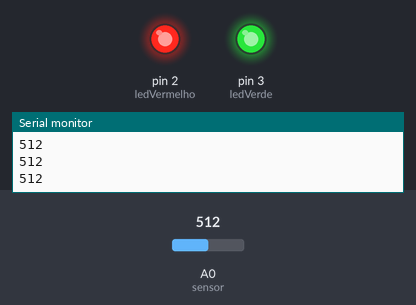
Simulated run of this sketch. Board: Arduino Uno, built with avr-gcc and run on an emulated ATmega328P. Parts: output pins drawn as LEDs (lit = HIGH), the last lines printed to the serial monitor. The inputs (shaded band) are chosen by the test bench; at power-on: A0 (sensor) = 512.

Above: at 1.3 s.
1.4 s: A0 (sensor) set to 413
3.2 s: A0 (sensor) set to 386
At 4.5 s:
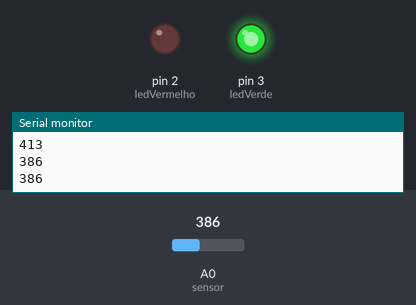
5.5 s: A0 (sensor) set to 710
At 7.2 s:
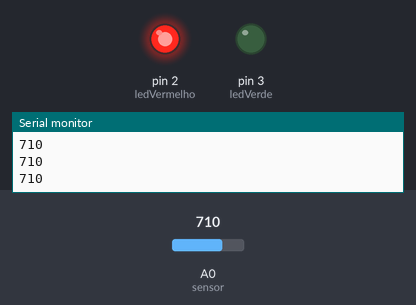
7.5 s: A0 (sensor) set to 683
At 8.8 s:
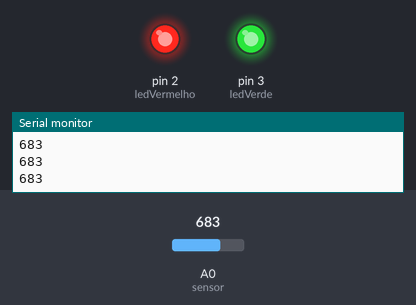
9.5 s: A0 (sensor) set to 716
At 10.4 s:
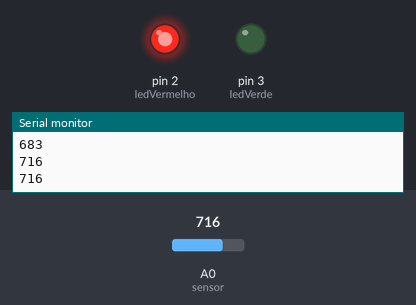
Timing chart, 0 to 12.5 s (numbered marks = the images above; inputs shaded):
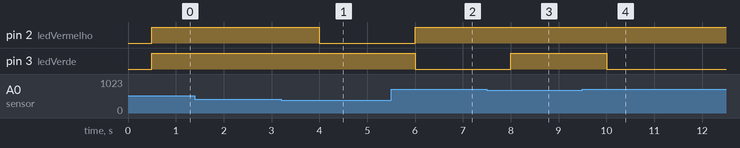

The sketch:

sensor_humidade.ino
```cpp
int ledVermelho = 2;
int ledVerde = 3;
int sensor = A0;
int valor;

void setup() {
  pinMode (ledVermelho, OUTPUT);
  pinMode (ledVerde, OUTPUT);
  pinMode (sensor, INPUT);
  Serial.begin  (9600);
}

void loop() {
  valor = analogRead(sensor);
  Serial.println(valor);
  delay (500);
  if(valor<400){
    digitalWrite(ledVerde, HIGH);
    digitalWrite(ledVermelho, LOW);
  } else if(valor>=400 && valor<=700){
    digitalWrite(ledVermelho, HIGH);
    digitalWrite(ledVerde, HIGH);
  } else{
    digitalWrite(ledVerde, LOW);
    digitalWrite(ledVermelho, HIGH);
  }
}
```

Measured:
- the behaviour switches between 400 and 399 on A0 (sensor) (found by bisection; images 0 and 1)
- the behaviour switches between 701 and 700 on A0 (sensor) (found by bisection; images 2 and 3)
- after the input at 3.2 s, pin 2 (ledVermelho): HIGH → LOW after 0.80 s
- after the input at 5.5 s, pin 2 (ledVermelho): LOW → HIGH after 0.50 s; pin 3 (ledVerde): HIGH → LOW after 0.50 s
- after the input at 7.5 s, pin 3 (ledVerde): LOW → HIGH after 0.50 s
- after the input at 9.5 s, pin 3 (ledVerde): HIGH → LOW after 0.51 s
